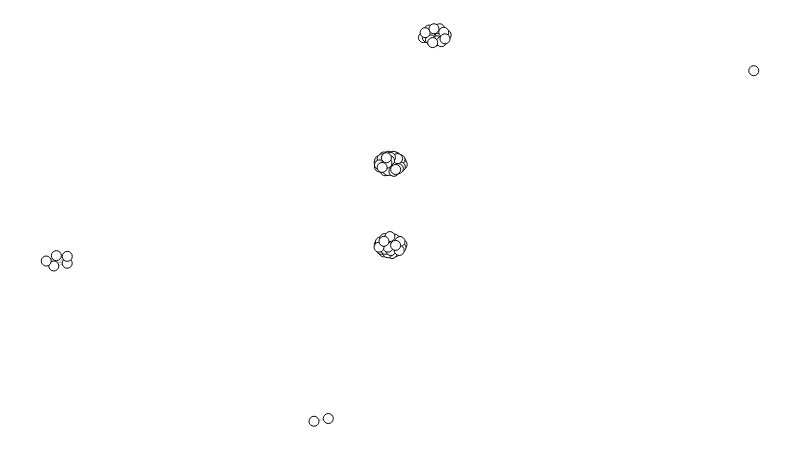

Here is the notebook cell this chart was saved with:
### Code cell
g = sn.load_graph('pl_215.gml', has_pos=False)

sn.show_graph(g)
